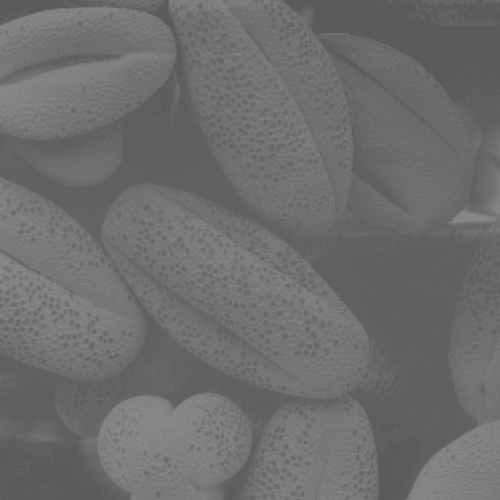
#> input picture ipi/t2/trabalho/exemplos-python/equalizacao_hist/low_contrast_pollen.tif, 500 x 500 px
$ python equalizacao_hist.py
#> lines starting #> are read from the running program, lines starting #| are printed output that depends on the picture
import numpy as np
import matplotlib.pyplot as plt
import cv2
import sys

if __name__ == '__main__':
    img = cv2.imread('low_contrast_pollen.tif', cv2.IMREAD_GRAYSCALE)
#> img is the input picture: shape (500, 500); min 91, max 138, mean 109.1

    R, C = img.shape # recupera numero de linhas e colunas da imagem
#> R = 500; C = 500

    #calculo do histograma normalizado (pr)
    hist = cv2.calcHist([img], [0], None, [256], [0, 256])
#> hist = 256 values, max 19078 at index 96, min 0 at index 0, mean 976.6
    pr = hist/(R*C)
#> pr = 256 values, max 0.0763 at index 96, min 0 at index 0, mean 0.00391

    # cummulative distribution function (CDF)
    cdf = pr.cumsum()
#> cdf = 256 values from 0 to 1
    sk = 255 * cdf
#> sk = 256 values from 0 to 255
    sk = np.round(sk)

    # criando a imagem de saída
    img_out = np.zeros(img.shape, dtype=np.uint8)
    for i in range(256):
        img_out[img == i] = sk[i]
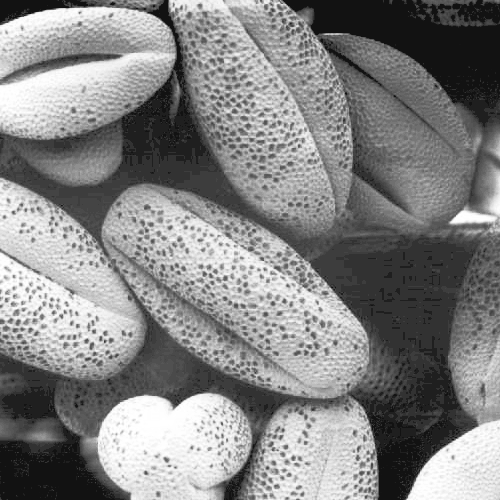
#> img_out: shape (500, 500); min 18, max 255, mean 131.9

    #plota lado a lado
    fig, axs = plt.subplots(1,2)
    axs[0].axis('off')
    axs[0].set_title('Original')
    axs[0].imshow(img, cmap = 'gray', vmin=0, vmax=255)
    axs[1].axis('off')
    axs[1].set_title('Equalizada')
    axs[1].imshow(img_out, cmap='gray', vmin=0, vmax=255)
    plt.show()
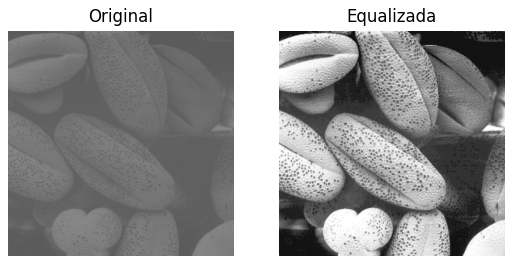
#> figure drawn by matplotlib, 2 panels

    fig1, axs1 = plt.subplots(1,2)
    axs1[0].axis('off')
    axs1[0].set_title('Original')
    axs1[0].hist(img.ravel(), 256, [0,256])
    axs1[1].axis('off')
    axs1[1].set_title('Equalizada')
    axs1[1].hist(img_out.ravel(), 256, [0,256])
    plt.show()
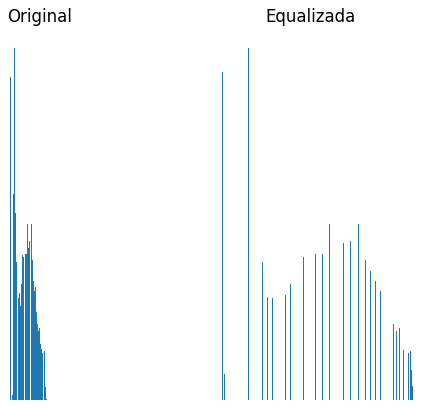
#> figure drawn by matplotlib, 2 panels
